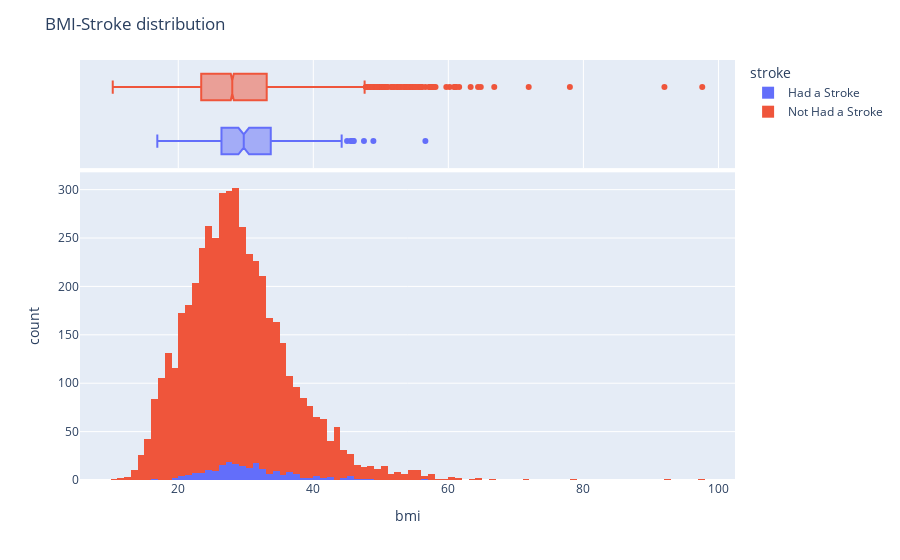

Notebook cell for this chart:
### Code cell
fig = px.histogram(data_v, x = 'bmi',
                   color = 'stroke',
                   marginal='box')
fig.update_layout(
    title = 'BMI-Stroke distribution'
)
fig.show()

### Figure 1 — Plotly figure (JSON) as saved in the notebook; plotly's stock layout.template omitted (floating-point values rounded to 4 significant figures; data arrays with more than 128 entries replaced by an {"elided": "..."} marker saying what was removed)
{"data": [{"alignmentgroup": "True", "bingroup": "x", "hovertemplate": "stroke=Had a Stroke<br>bmi=%{x}<br>count=%{y}<extra></extra>", "legendgroup": "Had a Stroke", "marker": {"color": "#636efa", "pattern": {"shape": ""}}, "name": "Had a Stroke", "offsetgroup": "Had a Stroke", "orientation": "v", "showlegend": true, "type": "histogram", "x": {"elided": "209 float values"}, "xaxis": "x", "yaxis": "y"}, {"alignmentgroup": "True", "hovertemplate": "stroke=Had a Stroke<br>bmi=%{x}<extra></extra>", "legendgroup": "Had a Stroke", "marker": {"color": "#636efa"}, "name": "Had a Stroke", "notched": true, "offsetgroup": "Had a Stroke", "showlegend": false, "type": "box", "x": {"elided": "209 float values"}, "xaxis": "x2", "yaxis": "y2"}, {"alignmentgroup": "True", "bingroup": "x", "hovertemplate": "stroke=Not Had a Stroke<br>bmi=%{x}<br>count=%{y}<extra></extra>", "legendgroup": "Not Had a Stroke", "marker": {"color": "#EF553B", "pattern": {"shape": ""}}, "name": "Not Had a Stroke", "offsetgroup": "Not Had a Stroke", "orientation": "v", "showlegend": true, "type": "histogram", "x": {"elided": "4700 float values"}, "xaxis": "x", "yaxis": "y"}, {"alignmentgroup": "True", "hovertemplate": "stroke=Not Had a Stroke<br>bmi=%{x}<extra></extra>", "legendgroup": "Not Had a Stroke", "marker": {"color": "#EF553B"}, "name": "Not Had a Stroke", "notched": true, "offsetgroup": "Not Had a Stroke", "showlegend": false, "type": "box", "x": {"elided": "4700 float values"}, "xaxis": "x2", "yaxis": "y2"}], "layout": {"barmode": "relative", "legend": {"title": {"text": "stroke"}, "tracegroupgap": 0}, "margin": {"t": 60}, "title": {"text": "BMI-Stroke distribution"}, "xaxis": {"anchor": "y", "domain": [0, 1], "title": {"text": "bmi"}}, "xaxis2": {"anchor": "y2", "domain": [0, 1], "matches": "x", "showgrid": true, "showticklabels": false}, "yaxis": {"anchor": "x", "domain": [0, 0.7326], "title": {"text": "count"}}, "yaxis2": {"anchor": "x2", "domain": [0.7426, 1], "matches": "y2", "showgrid": false, "showline": false, "showticklabels": false, "ticks": ""}}}
